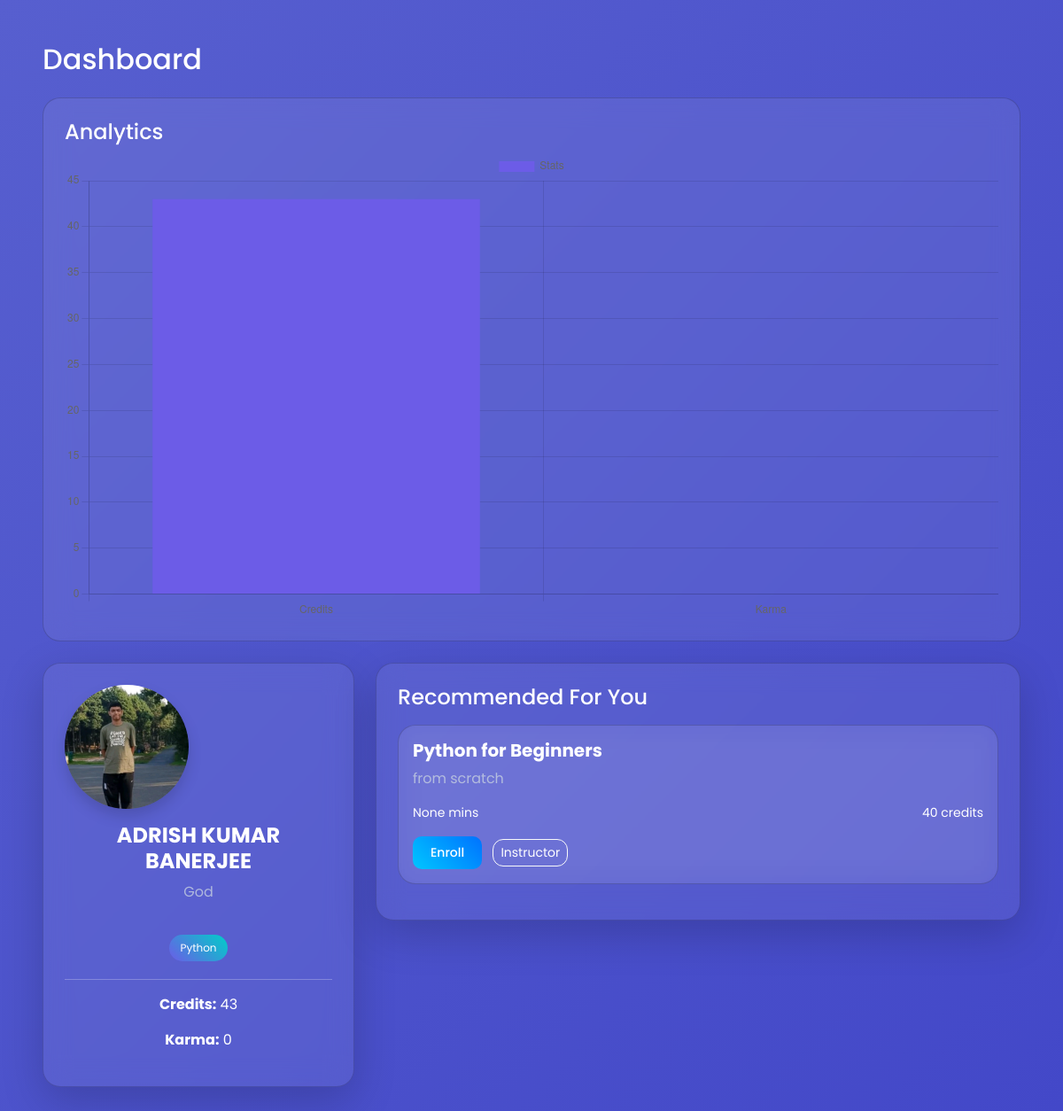
Page /user/1 on the committed database.
### models.py (models this page shows)
class User(db.Model, UserMixin):
    id = db.Column(db.Integer, primary_key=True)
    email = db.Column(db.String(150), unique=True, nullable=False)
    password = db.Column(db.String(200), nullable=False)
    full_name = db.Column(db.String(150))
    college = db.Column(db.String(150))
    degree = db.Column(db.String(150))
    bio = db.Column(db.Text)
    profile_pic = db.Column(db.String(300))
    skills_teach = db.Column(db.String(300))
    skills_learn = db.Column(db.String(300))
    credits = db.Column(db.Integer, default=0)
    bought_credits = db.Column(db.Integer, default=0)
    karma = db.Column(db.Integer, default=0)
    is_profile_complete = db.Column(db.Boolean, default=False)
    created_at = db.Column(db.DateTime, default=datetime.utcnow)

class Course(db.Model):
    id = db.Column(db.Integer, primary_key=True)
    title = db.Column(db.String(200))
    description = db.Column(db.Text)
    tags = db.Column(db.String(300))  # IMPORTANT for feed matching
    duration = db.Column(db.Integer)  # in minutes
    credits_required = db.Column(db.Integer)
    video_path = db.Column(db.String(300))
    document_path = db.Column(db.String(300))
    instructor_id = db.Column(db.Integer, db.ForeignKey('user.id'))
    thumbnail_path = db.Column(db.String(300))
    created_at = db.Column(db.DateTime, default=datetime.utcnow)
    reviews = db.relationship('Review', backref='course', lazy=True)

### routes/profile.py (the view)
@profile_bp.route("/user/<int:user_id>")
def public_profile(user_id):
    user = User.query.get_or_404(user_id)
    courses = Course.query.filter_by(instructor_id=user.id).all()
    return render_template("public_profile.html", user=user, courses=courses)

### templates/public_profile.html (shortened to what this page needs)
{% extends "base.html" %}
{% block content %}
<h2 class="mb-4">Dashboard</h2>
<div class="card p-4 mb-4">
    <h4>Analytics</h4>
    <canvas id="creditChart"></canvas>
</div>
<script>
const ctx = document.getElementById('creditChart');
new Chart(ctx, {
    type: 'bar',
    data: {
        labels: ['Credits', 'Karma'],
        datasets: [{
            label: 'Stats',
            data: [{{ user.credits }}, {{ user.karma }}],
            backgroundColor: ['#6c5ce7','#00cec9']
        }]
    }
});
</script>
<div class="row g-4">
    <div class="col-lg-4">
        <div class="card p-4 text-center shadow-lg">
            {% if user.profile_pic %}
                <img src="/{{ user.profile_pic }}" width="140"
                     class="rounded-circle mb-3 shadow">
            {% endif %}
            <h4 class="fw-bold">{{ user.full_name }}</h4>
            <p class="opacity-75">{{ user.bio }}</p>
            <div class="mt-3">
                {% if user.skills_teach %}
                    {% for skill in user.skills_teach.split(',') %}
                        <span class="skill-chip">{{ skill.strip() }}</span>
                    {% endfor %}
                {% endif %}
            </div>
            <hr>
            <p><strong>Credits:</strong> {{ user.credits }}</p>
            <p><strong>Karma:</strong> {{ user.karma }}</p>
        </div>
    </div>
    <div class="col-lg-8">
        <div class="card p-4 shadow-lg mb-4">
            <h4 class="mb-3">Recommended For You</h4>
            {% if courses %}
                {% for course in courses %}
                    <div class="card p-3 mb-3">
                        <h5 class="fw-bold">{{ course.title }}</h5>
                        <p class="opacity-75">{{ course.description }}</p>
                        <div class="d-flex justify-content-between">
                            <small>{{ course.duration }} mins</small>
                            <small>{{ course.credits_required }} credits</small>
                        </div>
                        <div class="mt-3">
                            <a href="/enroll/{{ course.id }}" class="btn btn-success btn-sm">
                                Enroll
                            </a>
                            <a href="/user/{{ course.instructor_id }}"
                               class="btn btn-outline-light btn-sm ms-2">
                                Instructor
                            </a>
                        </div>
                    </div>
                {% endfor %}
            {% else %}
                <p>No matching courses yet.</p>
            {% endif %}
        </div>
    </div>
</div>
{% endblock %}

### templates/base.html (shortened to what this page needs)
<!DOCTYPE html>
<html lang="en">
<head>
    <link href="https://cdn.jsdelivr.net/npm/bootstrap@5.3.3/dist/css/bootstrap.min.css" rel="stylesheet">
    <link rel="stylesheet" href="{{ url_for('static', filename='css/style.css') }}">
</head>
<body>
<div class="main-content p-5">
    {% block content %}{% endblock %}
</div>
</body>
</html>

### static/css/style.css (style rules this page uses)
:root { --text-primary: #111; --text-secondary: #444; --card-bg: rgba(255,255,255,0.08); }
body.dark-mode { --text-primary: #ffffff; --text-secondary: #cbd5e1; --card-bg: rgba(255,255,255,0.05); }
body { font-family: 'Poppins', sans-serif; background: linear-gradient(-45deg, #1e1e2f, #2c2c54, #3c40c6, #575fcf); background-size: 400% 400%; animation: gradientBG 15s ease infinite; color: white; }
.card { background: rgba(255,255,255,0.07); border-radius: 20px; backdrop-filter: blur(15px); transition: 0.3s; }
.btn { border-radius: 12px; transition: 0.3s; }
.skill-chip { display: inline-block; padding: 5px 12px; margin: 4px; background: linear-gradient(45deg,#6c5ce7,#00cec9); border-radius: 50px; font-size: 12px; }
.skill-chip { padding: 6px 12px; border-radius: 50px; font-size: 12px; background: linear-gradient(45deg,#6c5ce7,#00cec9); margin: 4px; display: inline-block; }
body, h1, h2, h3, h4, h5, h6, p, span, small, label, .form-label, .navbar, a { color: var(--text-primary) !important; }
.text-muted, .opacity-75 { color: var(--text-secondary) !important; }
a { text-decoration: none; }
.card, .form-control, input, textarea, select { color: var(--text-primary) !important; }
::placeholder { color: var(--text-secondary) !important; opacity: 0.7; }
.btn-primary, .btn-success, .btn-secondary, .btn-warning { background: linear-gradient(45deg,#00c6ff,#0072ff) !important; border: none !important; border-radius: 10px !important; padding: 8px 20px !important; font-weight: 500; transition: 0.3s ease; }

### rows in the picture
User: profile_pic (picture), full_name "ADRISH KUMAR BANERJEE", bio "God", strip "Python", credits "43", karma "0"
Course: title "Python for Beginners", description "from scratch", duration "None", credits_required "40"

### other values in the picture
chart data {{ user.karma }} 0
